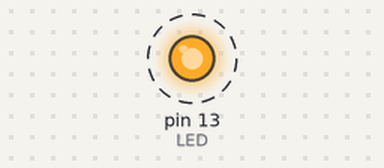
The sketch below on a simulated Arduino Uno, built with avr-gcc and run on an emulated ATmega328P. Shown: output pins drawn as LEDs (lit = HIGH). Dashed ring = blinking. What the sketch prints to the serial monitor is not drawn.

Above: at 9.2 s.
Timing chart, 0 to 12.0 s (numbered marks = the images above):
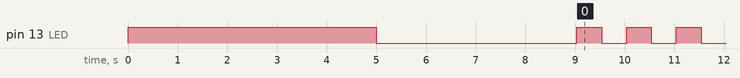

Measured:
- by itself, pin 13 (LED): repeats every 1.0 s: HIGH 0.50 s, LOW 0.50 s

The sketch:

configuracionBT.ino
```cpp
#include<SoftwareSerial.h>

SoftwareSerial miBT(10, 11); //Instancia la conexion al bluetooth - PIN 10 a TX y PIN 11 a RX

char NOMBRE[21] = "D2Magicos"; // NOMBRE DE 20 CARACTERES MAXIMO
char BPS        = '4'; //1=1200, 2=2400, 3=4800, 4=9600, 5=19200, 6=38400, 7=57600, 8=115200
char PASSWORD[5]   = "4444"; //PIN O CLAVE DE 4 CARACTERES

void setup() {
  Serial.begin(9600); //Inicia la comunicacion en el monitor serial a 9600 baudios
  miBT.begin(9600); //Inicia la comunicacion en el modulo HC-06

  Serial.println("Todos OK");

  pinMode(13, OUTPUT);
  digitalWrite(13, HIGH); //Encinde el LED 13
  delay(5000); //Se enciende por 5s

  digitalWrite(13, LOW);

  Serial.println("Enviando comandos AT"); //Imprime en el monitor serial

  miBT.print("AT"); //INICIALIZA COMANDO AT
  delay(1000); //esperamos 1 segundo

  miBT.print("AT+NAME"); //Configurando el nuevo nombre
  miBT.print(NOMBRE);
  delay(1000);

  miBT.print("AT+BAUD"); //Configurando la nueva velocidad
  miBT.print(BPS);
  delay(1000);

  miBT.print("AT+PIN"); //Configurando el nuevo PASSWORD
  miBT.print(PASSWORD);
  delay(1000);

  Serial.println("Fin de los comandos AT");
}

void loop() {
  digitalWrite(13, !digitalRead(13)); //Hacemos parpadear nuestro LED 13
  delay(500);
}
```
